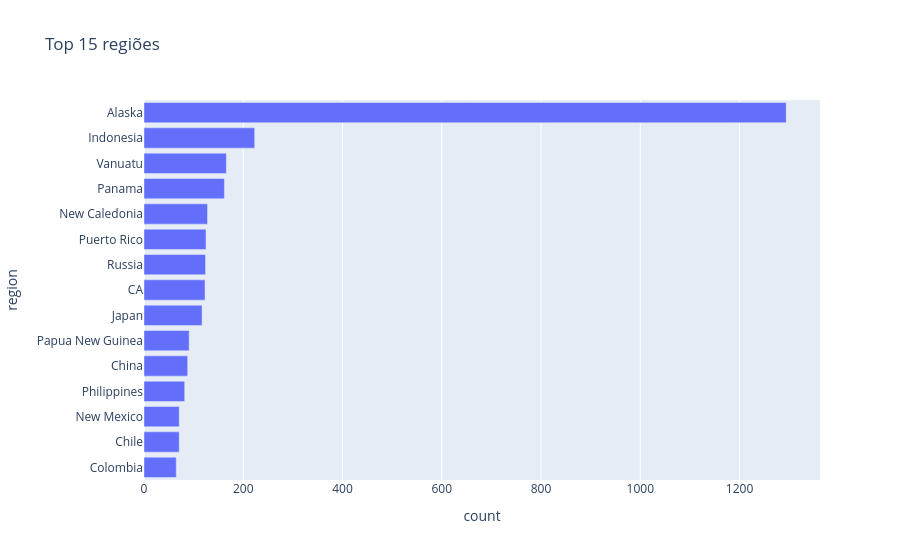

Notebook source saved alongside this figure:
### Markdown cell above
## 3. Regiões com mais eventos

### Code cell
top = df['region'].value_counts().head(15).reset_index()
px.bar(top, x='count', y='region', orientation='h', title='Top 15 regiões').update_yaxes(autorange='reversed')

### Figure 1 — Plotly figure (JSON) as saved in the notebook; plotly's stock layout.template omitted (floating-point values rounded to 4 significant figures)
{"data": [{"hovertemplate": "count=%{x}<br>region=%{y}<extra></extra>", "legendgroup": "", "marker": {"color": "#636efa", "pattern": {"shape": ""}}, "name": "", "orientation": "h", "showlegend": false, "textposition": "auto", "type": "bar", "x": [1294, 223, 166, 162, 128, 125, 124, 123, 117, 91, 88, 82, 71, 71, 65], "xaxis": "x", "y": ["Alaska", "Indonesia", "Vanuatu", "Panama", "New Caledonia", "Puerto Rico", "Russia", "CA", "Japan", "Papua New Guinea", "China", "Philippines", "New Mexico", "Chile", "Colombia"], "yaxis": "y"}], "layout": {"barmode": "relative", "legend": {"tracegroupgap": 0}, "title": {"text": "Top 15 regiões"}, "xaxis": {"anchor": "y", "domain": [0.0, 1.0], "title": {"text": "count"}}, "yaxis": {"anchor": "x", "autorange": "reversed", "domain": [0.0, 1.0], "title": {"text": "region"}}}}
